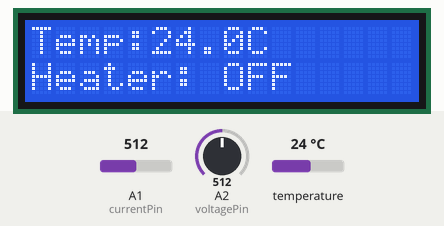
Recording of a sketch running on a simulated Arduino Uno, built with avr-gcc and run on an emulated ATmega328P. Shown: 16×2 character LCD. The test bench sets the inputs (shaded band); at power-on: A1 (currentPin) = 512, temperature 24 °C, A2 (voltagePin) = 512. What the sketch prints to the serial monitor is not drawn.

Above: at 3.4 s.
3.5 s: A1 (currentPin) set to 716
At 10.9 s:
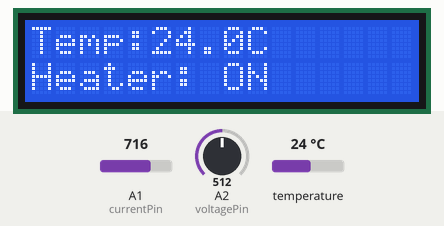
15.2 s: temperature set to 12 °C
At 17.2 s:
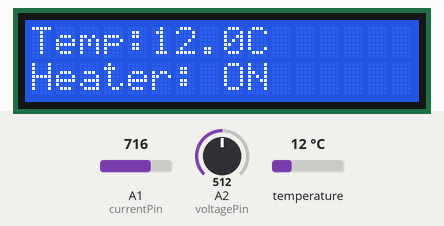
22.4 s: A2 (voltagePin) set to 716
At 25.9 s:
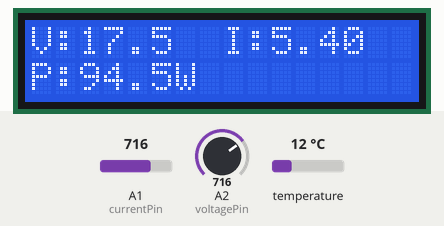
29.6 s: temperature set to 19 °C
At 31.0 s:
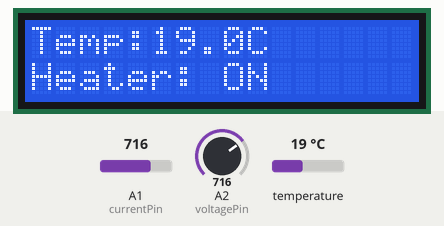
36.8 s: A1 (currentPin) set to 900
At 41.9 s:
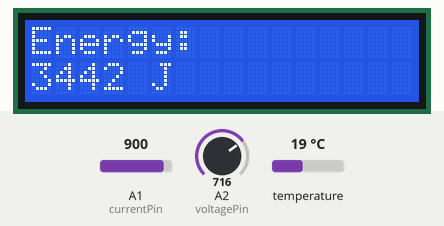
44.0 s: A2 (voltagePin) set to 900
At 53.8 s:
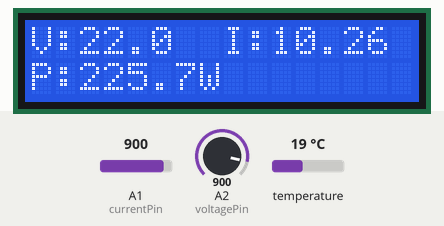
Timing chart, 0 to 55.3 s (numbered marks = the images above; inputs shaded):
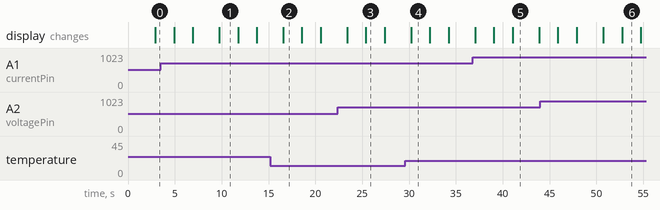

The sketch:

ThermodynamicsLab.ino
```cpp
#include <Wire.h>
#include <LiquidCrystal_I2C.h>
#include <OneWire.h>
#include <DallasTemperature.h>

// =========================
// LCD  (I2C addr 0x27)
// =========================
LiquidCrystal_I2C lcd(0x27, 16, 2);

// =========================
// DS18B20  (data → D2)
// =========================
#define ONE_WIRE_BUS 2

OneWire oneWire(ONE_WIRE_BUS);
DallasTemperature sensors(&oneWire);

// =========================
// Analog pins
// =========================
const int currentPin = A1;   // ACS712 output
const int voltagePin = A2;   // Voltage divider output

// =========================
// State
// =========================
float temperature = 0;
float voltage     = 0;
float current     = 0;
float power       = 0;
float energy      = 0;        // cumulative joules since boot

bool heaterOn = false;

unsigned long previousTime;

// =========================
// Setup
// =========================
void setup()
{
    Serial.begin(9600);

    sensors.begin();

    lcd.init();
    lcd.backlight();

    lcd.setCursor(0, 0);
    lcd.print("SMART THERMO");
    lcd.setCursor(0, 1);
    lcd.print("Starting...");

    delay(2000);

    previousTime = millis();
}

// =========================
// Main Loop
// =========================
void loop()
{
    // ── Temperature ──────────────────────────────────────
    sensors.requestTemperatures();
    temperature = sensors.getTempCByIndex(0);

    // ── Voltage ──────────────────────────────────────────
    // Voltage divider ratio: R1=30kΩ, R2=7.5kΩ  →  ×5 scale
    int voltageRaw    = analogRead(voltagePin);
    float sensorVoltage = voltageRaw * (5.0 / 1023.0);
    voltage = sensorVoltage * 5.0;

    // ── Current ──────────────────────────────────────────
    // ACS712-5A: sensitivity = 0.185 V/A, zero-current output ≈ 2.5 V
    int currentRaw      = analogRead(currentPin);
    float currentVoltage = currentRaw * (5.0 / 1023.0);
    current = (currentVoltage - 2.5) / 0.185;

    if (current < 0) current = -current;   // rectify noise sign

    // Noise gate — below 0.30 A treat as zero / heater off
    if (current < 0.30)
    {
        current  = 0;
        heaterOn = false;
    }
    else
    {
        heaterOn = true;
    }

    // ── Power & Energy ────────────────────────────────────
    power = voltage * current;

    unsigned long currentTime = millis();
    float deltaTime = (currentTime - previousTime) / 1000.0;
    energy += power * deltaTime;
    previousTime = currentTime;

    // ── Serial output (Python dashboard) ─────────────────
    // Format: temperature,voltage,current,power,energy,heater_status
    Serial.print(temperature); Serial.print(",");
    Serial.print(voltage);     Serial.print(",");
    Serial.print(current);     Serial.print(",");
    Serial.print(power);       Serial.print(",");
    Serial.print(energy);      Serial.print(",");
    Serial.println(heaterOn ? 1 : 0);

    // ── LCD screen 1 — Temperature & Heater status ────────
    lcd.clear();
    lcd.setCursor(0, 0);
    lcd.print("Temp:");
    lcd.print(temperature, 1);
    lcd.print("C");
    lcd.setCursor(0, 1);
    lcd.print(heaterOn ? "Heater: ON " : "Heater: OFF");
    delay(2000);

    // ── LCD screen 2 — Voltage, Current, Power ───────────
    lcd.clear();
    lcd.setCursor(0, 0);
    lcd.print("V:");
    lcd.print(voltage, 1);
    lcd.setCursor(8, 0);
    lcd.print("I:");
    lcd.print(current, 2);
    lcd.setCursor(0, 1);
    lcd.print("P:");
    lcd.print(power, 1);
    lcd.print("W");
    delay(2000);

    // ── LCD screen 3 — Cumulative energy ─────────────────
    lcd.clear();
    lcd.setCursor(0, 0);
    lcd.print("Energy:");
    lcd.setCursor(0, 1);
    lcd.print(energy, 0);
    lcd.print(" J");
    delay(2000);
}
```

Measured:
- after the input at 3.5 s, the display: first differs from a run without the input after 6.2 s (image 1)
- what the display in image 1 shows lasts 2.0 s, from 9.7 s to 11.7 s
- what the display in image 5 shows lasts 2.8 s, from 41.1 s to 43.9 s
